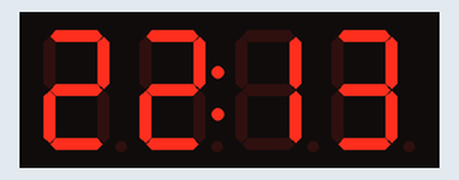
This sketch was run on a simulated Arduino Uno, built with avr-gcc and run on an emulated ATmega328P. On the bench: 4-digit seven-segment display.

Above: at 0.1 s.
At 64.1 s:
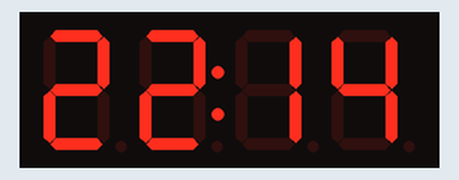
At 128.1 s:
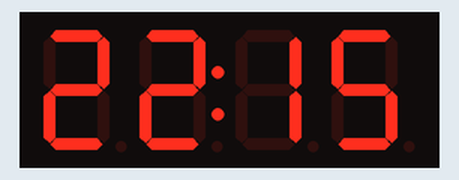

The sketch:

P-14_Auto_Sync_Clock.ino
```cpp
// TM1637 HH:MM clock for Arduino Uno - time is synced from the laptop over USB
// Run sync_time.py on the laptop while the Uno is plugged in.
// If no laptop sync arrives, it starts from the time the sketch was compiled.
// Library: "TM1637" by Avishay Orpaz (install via Library Manager)

#include <TM1637Display.h>

#define CLK 2   // display CLK -> Arduino D2
#define DIO 3   // display DIO -> Arduino D3

TM1637Display display(CLK, DIO);

int hours = 0, minutes = 0, seconds = 0;
unsigned long lastTick = 0;
bool colonOn = true;

void showTime() {
  int value = hours * 100 + minutes;
  display.showNumberDecEx(value, colonOn ? 0b01000000 : 0, true);
}

void setup() {
  Serial.begin(9600);
  Serial.setTimeout(100);
  display.setBrightness(5);   // 0 (dim) to 7 (bright)

  // Fallback start time = compile time (format "HH:MM:SS")
  sscanf(__TIME__, "%d:%d:%d", &hours, &minutes, &seconds);

  showTime();
  lastTick = millis();
}

void checkSerialSync() {
  if (Serial.available()) {
    String line = Serial.readStringUntil('\n');   // expected: T20:51:30
    int h, m, s;
    if (sscanf(line.c_str(), "T%d:%d:%d", &h, &m, &s) == 3) {
      hours = h;
      minutes = m;
      seconds = s;
      colonOn = true;
      lastTick = millis();
      showTime();
    }
  }
}

void loop() {
  checkSerialSync();

  if (millis() - lastTick >= 1000) {
    lastTick += 1000;
    colonOn = !colonOn;   // colon blinks as the seconds indicator

    seconds++;
    if (seconds >= 60) {
      seconds = 0;
      minutes++;
      if (minutes >= 60) {
        minutes = 0;
        hours++;
        if (hours >= 24) hours = 0;
      }
    }
    showTime();
  }
}
```
